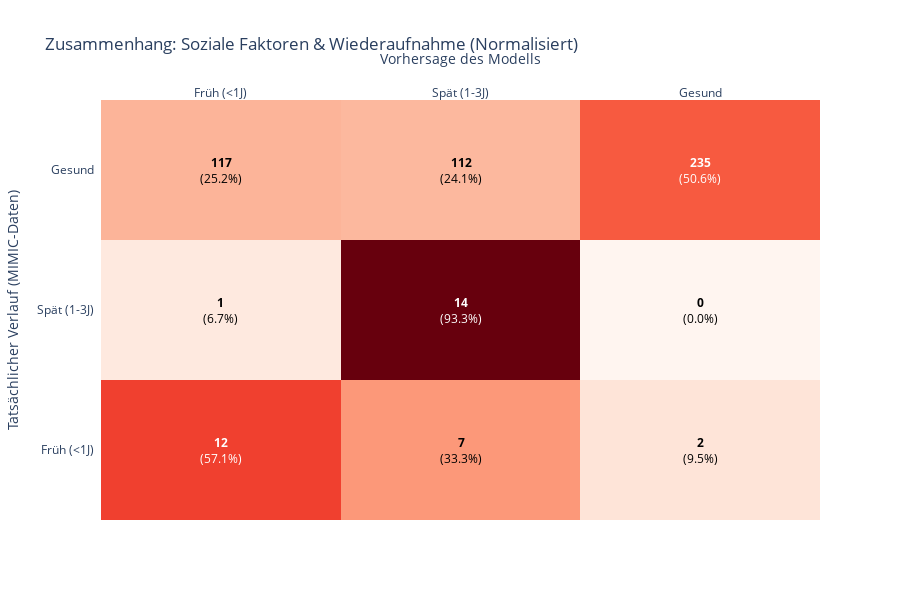

Notebook cell for this chart:
### Markdown cell above
# Evaluation der TabPFN Analyse

### Code cell
import plotly.figure_factory as ff
from sklearn.metrics import classification_report, confusion_matrix
import pandas as pd

# 1. Classification Report ausgeben (Text-Form für die harten Fakten)
print("EXPRESS-CHECK REPORT (N_train=1000):")
report_dict = classification_report(y_test_fast, y_val_pred_fast, 
                                   target_names=['Früh (<1J)', 'Spät (1-3J)', 'Gesund'],
                                   output_dict=True,
                                   zero_division=0)
print(classification_report(y_test_fast, y_val_pred_fast, 
                           target_names=['Früh (<1J)', 'Spät (1-3J)', 'Gesund']))

import plotly.figure_factory as ff
import numpy as np

# 1. Normalisierung der Confusion Matrix (Zeilenweise)
# Wie viel % der tatsächlichen Klasse wurden wie vorhergesagt?
cm = confusion_matrix(y_test_fast, y_val_pred_fast)
cm_perc = cm.astype('float') / cm.sum(axis=1)[:, np.newaxis]

labels = ['Früh (<1J)', 'Spät (1-3J)', 'Gesund']

# 2. Text für die Boxen (Absolute Zahl + Prozent)
annot_text = [
    [f"<b>{val}</b><br>({perc:.1%})" for val, perc in zip(row_val, row_perc)]
    for row_val, row_perc in zip(cm, cm_perc)
]

# 3. Interaktive Heatmap
fig = ff.create_annotated_heatmap(
    cm_perc, 
    x=labels, 
    y=labels, 
    annotation_text=annot_text, 
    colorscale='Reds' # 'Reds' hebt die Treffer besser hervor
)

fig.update_layout(
    title='Zusammenhang: Soziale Faktoren & Wiederaufnahme (Normalisiert)',
    xaxis_title="Vorhersage des Modells",
    yaxis_title="Tatsächlicher Verlauf (MIMIC-Daten)",
    template="plotly_white",
    height=600
)

fig.show()

### Figure 1 — Plotly figure (JSON) as saved in the notebook; plotly's stock layout.template omitted (floating-point values rounded to 4 significant figures)
{"data": [{"colorscale": [[0, "rgb(255,245,240)"], [0.125, "rgb(254,224,210)"], [0.25, "rgb(252,187,161)"], [0.375, "rgb(252,146,114)"], [0.5, "rgb(251,106,74)"], [0.625, "rgb(239,59,44)"], [0.75, "rgb(203,24,29)"], [0.875, "rgb(165,15,21)"], [1, "rgb(103,0,13)"]], "reversescale": false, "showscale": false, "type": "heatmap", "x": ["Früh (<1J)", "Spät (1-3J)", "Gesund"], "y": ["Früh (<1J)", "Spät (1-3J)", "Gesund"], "z": [[0.5714, 0.3333, 0.09524], [0.06667, 0.9333, 0.0], [0.2522, 0.2414, 0.5065]]}], "layout": {"annotations": [{"font": {"color": "#FFFFFF"}, "showarrow": false, "text": "<b>12</b><br>(57.1%)", "x": "Früh (<1J)", "xref": "x", "y": "Früh (<1J)", "yref": "y"}, {"font": {"color": "#000000"}, "showarrow": false, "text": "<b>7</b><br>(33.3%)", "x": "Spät (1-3J)", "xref": "x", "y": "Früh (<1J)", "yref": "y"}, {"font": {"color": "#000000"}, "showarrow": false, "text": "<b>2</b><br>(9.5%)", "x": "Gesund", "xref": "x", "y": "Früh (<1J)", "yref": "y"}, {"font": {"color": "#000000"}, "showarrow": false, "text": "<b>1</b><br>(6.7%)", "x": "Früh (<1J)", "xref": "x", "y": "Spät (1-3J)", "yref": "y"}, {"font": {"color": "#FFFFFF"}, "showarrow": false, "text": "<b>14</b><br>(93.3%)", "x": "Spät (1-3J)", "xref": "x", "y": "Spät (1-3J)", "yref": "y"}, {"font": {"color": "#000000"}, "showarrow": false, "text": "<b>0</b><br>(0.0%)", "x": "Gesund", "xref": "x", "y": "Spät (1-3J)", "yref": "y"}, {"font": {"color": "#000000"}, "showarrow": false, "text": "<b>117</b><br>(25.2%)", "x": "Früh (<1J)", "xref": "x", "y": "Gesund", "yref": "y"}, {"font": {"color": "#000000"}, "showarrow": false, "text": "<b>112</b><br>(24.1%)", "x": "Spät (1-3J)", "xref": "x", "y": "Gesund", "yref": "y"}, {"font": {"color": "#FFFFFF"}, "showarrow": false, "text": "<b>235</b><br>(50.6%)", "x": "Gesund", "xref": "x", "y": "Gesund", "yref": "y"}], "height": 600, "title": {"text": "Zusammenhang: Soziale Faktoren & Wiederaufnahme (Normalisiert)"}, "xaxis": {"dtick": 1, "gridcolor": "rgb(0, 0, 0)", "side": "top", "ticks": "", "title": {"text": "Vorhersage des Modells"}}, "yaxis": {"dtick": 1, "ticks": "", "ticksuffix": "  ", "title": {"text": "Tatsächlicher Verlauf (MIMIC-Daten)"}}}}
